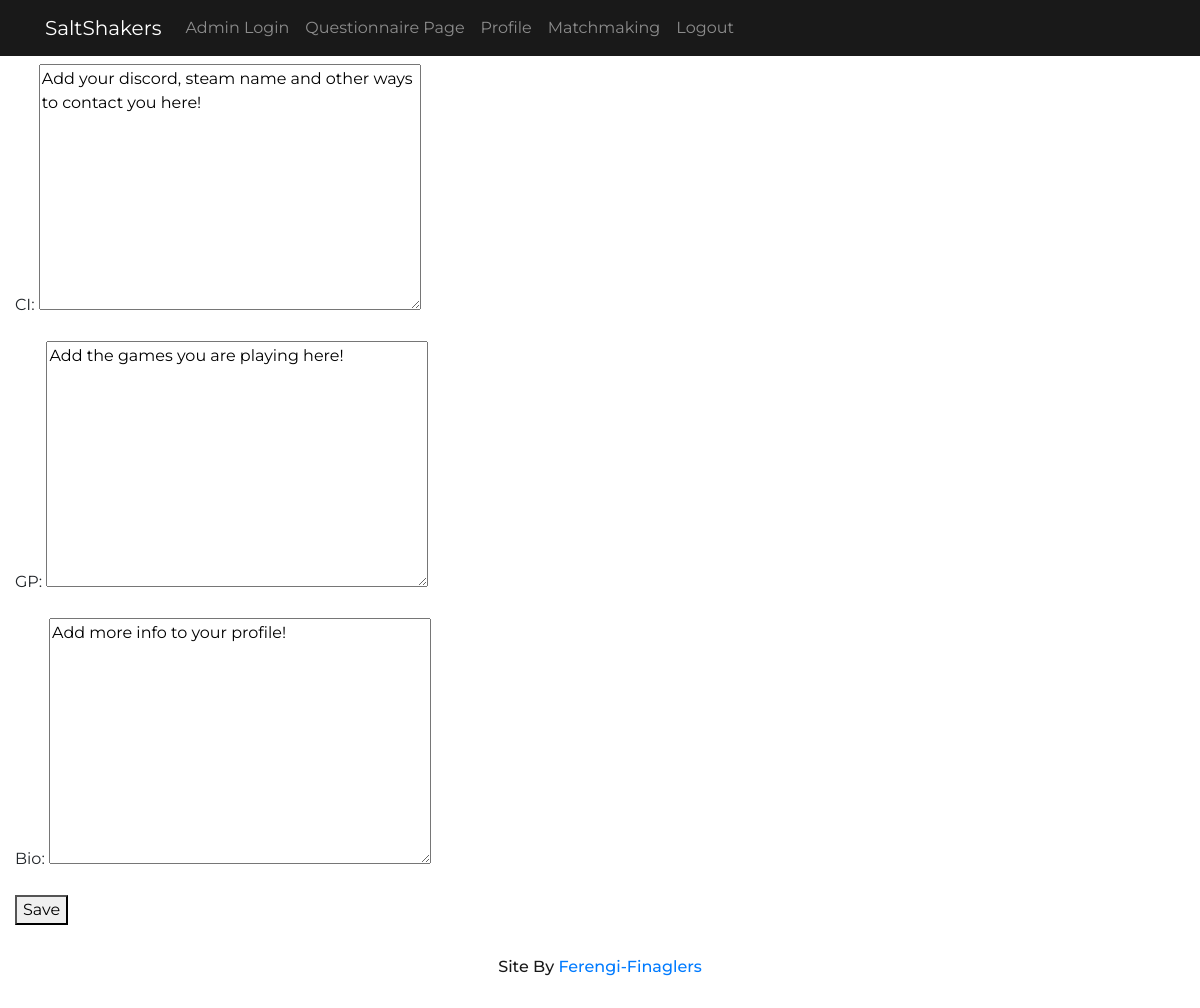
Page /profileEdit/1 (signed in) on the committed database.
### Users/models.py (models this page shows, shortened)
class UserProfile(models.Model):
    user = models.OneToOneField(User,on_delete=models.CASCADE, related_name='profile')
    bio = models.TextField(max_length=2000, default = "Add more info to your profile!", blank = False)
    GP = models.TextField(max_length=5000, default="Add the games you are playing here!", blank=False)
    CI = models.TextField(max_length=5000, default="Add your discord, steam name and other ways to contact you here!",blank=False)

### Users/views.py (the view)
# urls.py: path('profileEdit/<int:user_pk>', views.EditProfile, name='EditProfile')
def EditProfile(request, user_pk):
    profile = get_object_or_404(UserProfile, user = user_pk)
    if request.method == 'POST':
        form = ProfileForm(request.POST, instance = profile)
        if form.is_valid():
            post = form.save(commit=False)
            post.user = User.objects.get(pk = user_pk)
            post.save()
            return redirect('profile', user_pk = user_pk)
    else:
        form = ProfileForm(instance = profile)
    context = {
        'profile':profile,
        'form':form,
    }
    return render (request, 'User/EditProfile.html',context)

### Users/forms.py
class ProfileForm(forms.ModelForm):
    class Meta:
        model = UserProfile
        fields = {'bio', 'GP', 'CI'}

### templates/User/EditProfile.html (shortened to what this page needs)
{% extends 'layout.html' %}
{% block content %}
<div class = "container-fluid paddTop4rem">
<form method = "post">
	{{form.as_p}}
	<button type = "submit">Save</button>
</form>
</div>
{% endblock %}

### static/styles/mainStyle.css (style rules this page uses)
body { font-family: 'Patrick Hand', cursive; font-family: 'Montserrat', sans-serif; }
.paddTop4rem { padding-top: 4rem; }

### rows in the picture
UserProfile: CI "Add your discord, steam name and other ways to contact you here!", GP "Add the games you are playing here!", bio "Add more info to your profile!"
